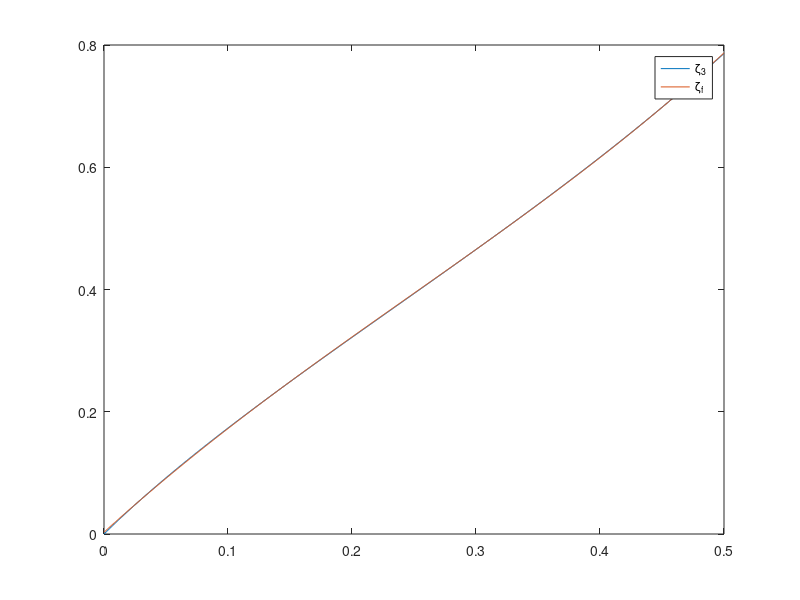

Write MATLAB code to recreate this figure.
clear all; close all; clc;

% Green, Itzhak. "Poisson ratio effects and critical valus in spherical and cylindrical Hertzian contacts." Applied Mechanics and Engineering 10.3 (2005): 451.

nu_array = linspace(0, 0.5, 1000);
zeta_array = linspace(0, 3, 300);
zeta_m = zeros(1, length(nu_array));
sigma_m = zeros(1, length(nu_array));

zeta_m_1 = zeros(1, length(nu_array));
zeta_m_2 = zeros(1, length(nu_array));
zeta_m_3 = zeros(1, length(nu_array));

sigma_m_1 = zeros(1, length(nu_array));
sigma_m_2 = zeros(1, length(nu_array));
sigma_m_3 = zeros(1, length(nu_array));

function sigmay_ = sigmay(inputZeta)
  sigmay_ = -(-2 * inputZeta + sqrt(1 + inputZeta.^2) * (2 - 1 ./ (1 + inputZeta.^2)));
end

function sigmaz_ = sigmaz(inputZeta)
  sigmaz_ = -1 / sqrt(1 + inputZeta.^2);
end

function sigmax_ = sigmax(inputZeta, inputNu)
  sigmax_ =  -2 * (-inputZeta + sqrt(1 + inputZeta.^2)) .* inputNu;
end

fun_1 = @(x) (sigmaz(x) - sigmay(x)) / 2;
[zeta_1, sigma_1] = fminbnd(fun_1, 0, 3);



function tmp01_ = tmp01(inputZeta, inputNu)
%  tmp01_ = inputZeta - inputZeta .* inputNu + (-1 + 2 .* inputZeta.^2 .* (inputNu - 1) + 2 .* inputNu) ./ 2 ./ sqrt(1 + inputZeta.^2);
  tmp01_ = abs(sigmax(inputZeta, inputNu) - sigmay(inputZeta)) / 2;
end

function tmp02_ = tmp02(inputZeta, inputNu)
%  tmp02_ = inputZeta .* (inputZeta ./ sqrt(1 + inputZeta.^2) - 1);
  tmp02_ = abs(sigmaz(inputZeta) - sigmay(inputZeta)) / 2;
end

function tmp03_ = tmp03(inputZeta, inputNu)
%  tmp03_ = (sqrt(1 + inputZeta.^2) - inputZeta) .* inputNu - 1 ./ 2 ./ sqrt(1 + inputZeta.^2);
  tmp03_ = abs(sigmax(inputZeta, inputNu) - sigmaz(inputZeta)) / 2;
end




function tmp0_ = tmp0(inputZeta, inputNu)
  tmp0_ = max(max(tmp01(inputZeta, inputNu), tmp02(inputZeta)), tmp03(inputZeta, inputNu));
end

%test = tmp0(zeta_array, 0.2);

%plot(zeta_array, tmp0(zeta_array, 0.2));

%plot(zeta_array, arrayfun(@(zeta) tmp0(zeta, 0.2), zeta_array)); 



%for ii = 1:length(nu_array)
%  fun = @(x) -tmp0(x, nu_array(ii));
%  [zeta_m(ii), sigma_m(ii)] = fminbnd(fun, 0, 3);
%end

%plot(nu_array, zeta_m);

%for ii = 1:length(nu_array)
%  fun1 = @(x) -tmp01(x, nu_array(ii));
%  [zeta_m_1(ii), sigma_m_1(ii)] = fminbnd(fun1, 0, 3);
%end

%for ii = 1:length(nu_array)
%  fun2 = @(x) -tmp02(x);
%  [zeta_m_2(ii), sigma_m_2(ii)] = fminbnd(fun2, 0, 3);
%end

for ii = 1:length(nu_array)
  fun3 = @(x) -tmp03(x, nu_array(ii));
  [zeta_m_3(ii), sigma_m_3(ii)] = fminbnd(fun3, 0, 3);
end

zeta_m_3_poly = polyfit(nu_array, zeta_m_3, 3)
zeta_m_3_poly_val = polyval(zeta_m_3_poly, nu_array);
plot(nu_array, zeta_m_3, nu_array, zeta_m_3_poly_val);
legend('\zeta_3', '\zeta_f');

%sigma_m_3_poly = polyfit(nu_array, -sigma_m_3, 2);
%sigma_m_3_poly_val = polyval(sigma_m_3_poly, nu_array);
%plot(nu_array, -sigma_m_3, nu_array, sigma_m_3_poly_val);
%legend('\sigma_3', '\sigma_f');

%plot(nu_array, zeta_m_1, nu_array, zeta_m_2, nu_array, zeta_m_3, nu_array, zeta_m);

%legend('\zeta_1', '\zeta_2', '\zeta_3', '\zeta_m')



%plot(nu_array, -sigma_m_1, nu_array, -sigma_m_2, nu_array, -sigma_m_3, nu_array, -sigma_m);

%legend('\sigma_1', '\sigma_2', '\sigma_3', '\sigma_m')


%(2*nu*sqrt(zeta^2+1)+(2*nu*zeta^2)/sqrt(zeta^2+1)-4*nu*zeta)/(2*sqrt(zeta^2+1)) - (zeta*(2*nu*zeta*sqrt(zeta^2+1)-2*nu*zeta^2-2*nu+1))/(2*(zeta^2+1)^(3/2))

% if 0.2415 < nu 
% then zeta ? 0.7861 
% and sigma ? 0.3003

% if nu < 0.2415
% then zeta ? 2.2694 * nu^3 - 1.6849 * nu^2 + 1.8433 * nu + 2.8898e-03
% and sigma ? 0.4767 * nu^2 - 0.9302 * nu + 0.4976 

